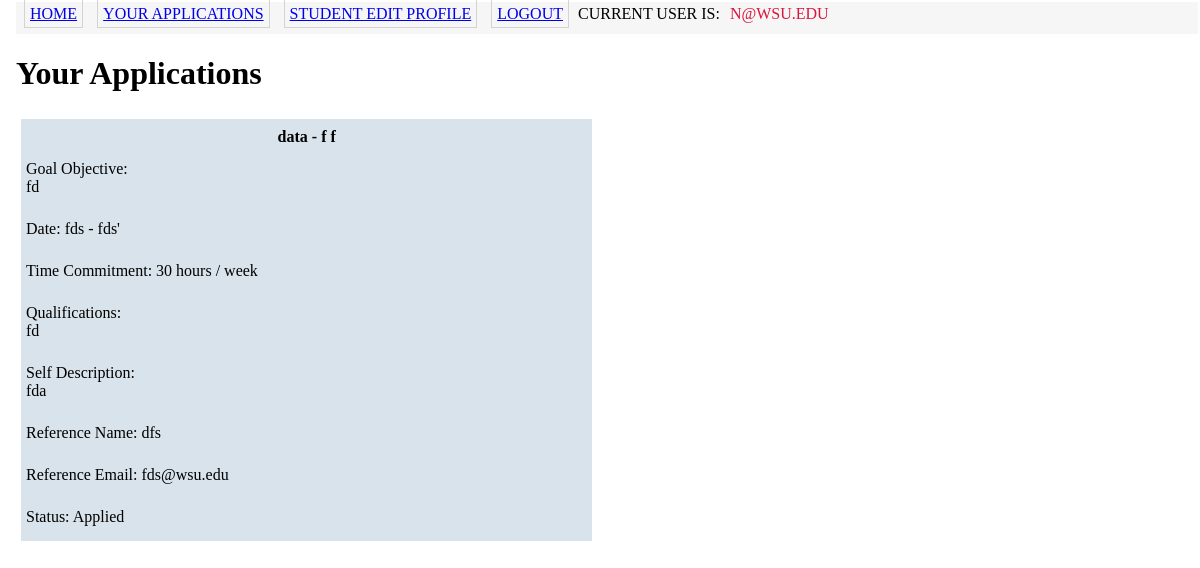
Before: /s_your_app (signed in) with the older database file.
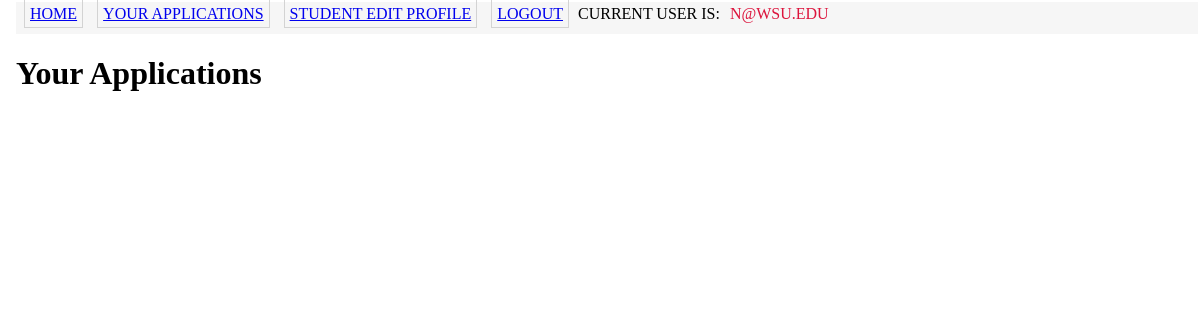
After: the same page with the newer database file.
### app/Model/models.py (models this page shows, shortened)
class User(db.Model,UserMixin):
    __tablename__='user'
    id = db.Column(db.Integer, primary_key=True)
    name = db.Column(db.String(50))
    username=db.Column(db.String(120),unique=True,index=True)
    password_hash=db.Column(db.String(128))
    firstname = db.Column(db.String(64))
    lastname = db.Column(db.String(64))
    phone_num=db.Column(db.String(15))
    wsu_id=db.Column(db.String(10),index=True)
    user_type = db.Column(db.String(50))
    __mapper_args__ = {
        'polymorphic_identity': 'users',
        'polymorphic_on':user_type
    }

class Application(db.Model):
    id = db.Column(db.Integer, primary_key = True)
    student_id = db.Column(db.Integer)
    post_id = db.Column(db.Integer)
    studentDescription = db.Column(db.String(2500))
    reference_name = db.Column(db.String(256))
    reference_email = db.Column(db.String(256))
    title = db.Column(db.String(150))
    endDate = db.Column(db.String(64))
    startDate = db.Column(db.String(64))
    description = db.Column(db.String(2500))
    commitment = db.Column(db.Integer)
    qualifications = db.Column(db.String(2500))
    firstname = db.Column(db.String(64))
    lastname = db.Column(db.String(64))
    username = db.Column(db.String(128))
    status = db.Column(db.String(128))
    gpa = db.Column(db.String(5),default = "")
    tech_electives = db.Column(db.String(1000),default = "")
    languages = db.Column(db.String(1000),default = "")
    prior_exp = db.Column(db.String(10000),default = "")
    interests=db.Column(db.String(10000),default = "")

### app/Controller/routes.py (the view)
@bp_routes.route('/s_your_app', methods=['GET','POST'])
@login_required
def s_your_app():
    if current_user.user_type != 'Student':
        return redirect(url_for('auth.login'))
    studentApplications = Application.query.filter_by(student_id = current_user.id).all()
    return render_template('s_your_apps.html',title='Your Application', studentApplications = studentApplications)

### app/Model/models.py (called while the page is built)
@login.user_loader
def load_user(id):
    return User.query.get(int(id))

### app/View/templates/s_your_apps.html
{% extends "base.html" %}
{% block content %}
    <h1>Your Applications</h1>
    <div class = 'postlist'>
    {% for application in studentApplications %}
        <div class = 'post-box'>
            {% include '_application.html' %}
        </div>
    {% endfor %}
    </div>
{% endblock %}

### app/View/templates/base.html (shortened to what this page needs)
<html>
    <head>
       <link rel="stylesheet" href="{{ url_for('static', filename='css/main.css') }}">
    </head>
    <body>
        <div class ="nav-container">
        <table>
            <tr>
                {% if current_user.user_type=="Student"%}
                <td><a href="{{ url_for('routes.s_index') }}" class = "button">Home</a></td>
                <td><a href="{{url_for('routes.s_your_app')}}" class = "button"> Your Applications </a></td>
                <td><a href="{{ url_for('routes.s_edit_profile') }}" class = "button"> Student Edit Profile </a></td>
                <td><a href="{{ url_for('auth.logout') }}" class = "button"> Logout </a></td>
                <td> Current user is: <span class="useritem"> {{current_user.username}} </span> </td>
                {%endif%}
            </tr>
        </table>
        </div>
        <div>
            {% block content %} {% endblock %}
        </div>
    </body>
</html>

### app/View/templates/_application.html
<table class = "posttable" style = "width:100%" valign="top">
    <td width = "100%">
        <tr>
            <td colspan="3"><div class="posttitle"> {{application.title}} - {{application.firstname}} {{application.lastname}} </div>
            </td>
        </tr>
        <tr>
            <td colspan="3"><div class="postmessage">
                Goal Objective:
                <br>
                {{application.description}}
            </div>
            </td>
        </tr>
        <tr>
            <td colspan="3"><div class="postmessage"> Date: {{application.startDate}} - {{application.endDate}} </div>
            </td>
        </tr>
        <tr>
            <td colspan="3"><div class="postmessage">  Time Commitment: {{application.commitment}} hours / week </div>
            </td>
        </tr>
        <tr>
            <td colspan="3"><div class="postmessage"> Qualifications:
            <br>
            {{application.qualifications}}
            </div>
            </td>
        </tr>
        <tr>
            <td colspan="3"><div class="postmessage">
                Self Description:
                <br>
                {{application.studentDescription}}
            </div>
            </td>
        </tr>
        <tr>
            <td colspan="3"><div class="postmessage">  Reference Name: {{application.reference_name}}</div>
            </td>
        </tr>
        <tr>
            <td colspan="3"><div class="postmessage">  Reference Email: {{application.reference_email}} </div>
            </td>
        </tr>
        <tr>
            <td width = "100%"><div class="postmessage">
                Status: {{application.status}}
            </div>
            </td>
        </tr>
    </td>
</table>

### app/View/static/css/main.css (style rules this page uses)
body { margin: 1px 1px 1px 15px; padding: 1px; font-family: Tahoma; text-align: left; }
.nav-container { background:#f6f6f6; font-family: Tahoma; font-size: 12px; height: 32px; text-transform: uppercase; }
.button { width : 100px; padding : 3px; font-size: 16px; margin : 5px; padding : 5px; border: 1px solid lightgray; }
.useritem { text-align: center; padding: 3px; margin: 4px 3px 4px 3px; color: crimson; text-transform: uppercase; }

Changed rows visible on the page:
removed Application: title "data", firstname "f", lastname "f", description "fd", startDate "fds", endDate "fds'", commitment "30", qualifications "fd", studentDescription "fda", reference_name "dfs", reference_email "fds@wsu.edu", status "Applied"
